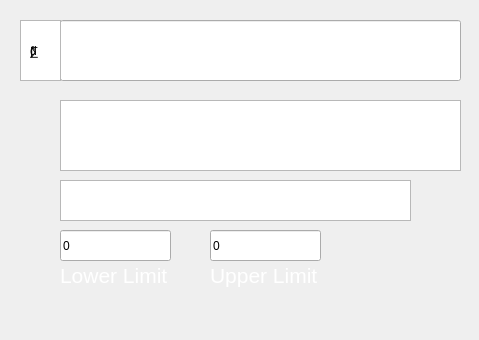
<?xml version="1.0" encoding="UTF-8"?>
<ui version="4.0">
 <class>MainWindow</class>
 <widget class="QMainWindow" name="MainWindow">
  <property name="geometry">
   <rect>
    <x>0</x>
    <y>0</y>
    <width>479</width>
    <height>340</height>
   </rect>
  </property>
  <property name="maximumSize">
   <size>
    <width>479</width>
    <height>513</height>
   </size>
  </property>
  <property name="windowTitle">
   <string>MainWindow</string>
  </property>
  <property name="styleSheet">
   <string notr="true"/>
  </property>
  <widget class="QWidget" name="centralwidget">
   <widget class="QLineEdit" name="expr1">
    <property name="geometry">
     <rect>
      <x>60</x>
      <y>20</y>
      <width>401</width>
      <height>61</height>
     </rect>
    </property>
    <property name="font">
     <font>
      <family>Courier New</family>
      <pointsize>26</pointsize>
      <weight>75</weight>
      <italic>false</italic>
      <bold>true</bold>
     </font>
    </property>
    <property name="styleSheet">
     <string notr="true"/>
    </property>
    <property name="inputMethodHints">
     <set>Qt::ImhDigitsOnly|Qt::ImhLowercaseOnly|Qt::ImhUppercaseOnly</set>
    </property>
    <property name="text">
     <string/>
    </property>
   </widget>
   <widget class="QLabel" name="label">
    <property name="geometry">
     <rect>
      <x>-260</x>
      <y>-200</y>
      <width>851</width>
      <height>781</height>
     </rect>
    </property>
    <property name="styleSheet">
     <string notr="true">background-image: url(bg1.jpg);</string>
    </property>
    <property name="text">
     <string/>
    </property>
   </widget>
   <widget class="QTextBrowser" name="resp">
    <property name="geometry">
     <rect>
      <x>60</x>
      <y>100</y>
      <width>401</width>
      <height>71</height>
     </rect>
    </property>
    <property name="font">
     <font>
      <family>Tw Cen MT</family>
      <pointsize>36</pointsize>
      <weight>50</weight>
      <bold>false</bold>
     </font>
    </property>
    <property name="styleSheet">
     <string notr="true"/>
    </property>
    <property name="html">
     <string>&lt;!DOCTYPE HTML PUBLIC &quot;-//W3C//DTD HTML 4.0//EN&quot; &quot;http://www.w3.org/TR/REC-html40/strict.dtd&quot;&gt;
&lt;html&gt;&lt;head&gt;&lt;meta name=&quot;qrichtext&quot; content=&quot;1&quot; /&gt;&lt;style type=&quot;text/css&quot;&gt;
p, li { white-space: pre-wrap; }
&lt;/style&gt;&lt;/head&gt;&lt;body style=&quot; font-family:'Tw Cen MT'; font-size:36pt; font-weight:400; font-style:normal;&quot;&gt;
&lt;p style=&quot;-qt-paragraph-type:empty; margin-top:0px; margin-bottom:0px; margin-left:0px; margin-right:0px; -qt-block-indent:0; text-indent:0px; font-family:'MS Shell Dlg 2'; font-size:8.25pt;&quot;&gt;&lt;br /&gt;&lt;/p&gt;&lt;/body&gt;&lt;/html&gt;</string>
    </property>
   </widget>
   <widget class="QLabel" name="integSym">
    <property name="geometry">
     <rect>
      <x>30</x>
      <y>20</y>
      <width>47</width>
      <height>61</height>
     </rect>
    </property>
    <property name="styleSheet">
     <string notr="true">font: 33pt &quot;Arial Rounded MT Bold&quot;;</string>
    </property>
    <property name="text">
     <string>∫</string>
    </property>
   </widget>
   <widget class="QTextBrowser" name="blank">
    <property name="geometry">
     <rect>
      <x>20</x>
      <y>20</y>
      <width>41</width>
      <height>61</height>
     </rect>
    </property>
    <property name="html">
     <string>&lt;!DOCTYPE HTML PUBLIC &quot;-//W3C//DTD HTML 4.0//EN&quot; &quot;http://www.w3.org/TR/REC-html40/strict.dtd&quot;&gt;
&lt;html&gt;&lt;head&gt;&lt;meta name=&quot;qrichtext&quot; content=&quot;1&quot; /&gt;&lt;style type=&quot;text/css&quot;&gt;
p, li { white-space: pre-wrap; }
&lt;/style&gt;&lt;/head&gt;&lt;body style=&quot; font-family:'MS Shell Dlg 2'; font-size:8.25pt; font-weight:400; font-style:normal;&quot;&gt;
&lt;p style=&quot;-qt-paragraph-type:empty; margin-top:0px; margin-bottom:0px; margin-left:0px; margin-right:0px; -qt-block-indent:0; text-indent:0px;&quot;&gt;&lt;br /&gt;&lt;/p&gt;&lt;/body&gt;&lt;/html&gt;</string>
    </property>
   </widget>
   <widget class="QLabel" name="diffSym">
    <property name="geometry">
     <rect>
      <x>30</x>
      <y>20</y>
      <width>47</width>
      <height>61</height>
     </rect>
    </property>
    <property name="styleSheet">
     <string notr="true">font: 33pt &quot;Arial Rounded MT Bold&quot;;</string>
    </property>
    <property name="text">
     <string>d</string>
    </property>
   </widget>
   <widget class="QLabel" name="sumSym">
    <property name="geometry">
     <rect>
      <x>30</x>
      <y>20</y>
      <width>31</width>
      <height>61</height>
     </rect>
    </property>
    <property name="styleSheet">
     <string notr="true">font: 30pt &quot;Arial Rounded MT Bold&quot;;</string>
    </property>
    <property name="text">
     <string>∑</string>
    </property>
   </widget>
   <widget class="QLabel" name="lower_lim">
    <property name="geometry">
     <rect>
      <x>60</x>
      <y>250</y>
      <width>111</width>
      <height>51</height>
     </rect>
    </property>
    <property name="whatsThis">
     <string>&lt;html&gt;&lt;head/&gt;&lt;body&gt;&lt;p&gt;&lt;br/&gt;&lt;/p&gt;&lt;/body&gt;&lt;/html&gt;</string>
    </property>
    <property name="text">
     <string>&lt;html&gt;&lt;head/&gt;&lt;body&gt;&lt;p&gt;&lt;span style=&quot; font-size:16pt; color:#ffffff;&quot;&gt;Lower Limit&lt;/span&gt;&lt;/p&gt;&lt;/body&gt;&lt;/html&gt;</string>
    </property>
   </widget>
   <widget class="QLabel" name="upper_lim">
    <property name="geometry">
     <rect>
      <x>210</x>
      <y>250</y>
      <width>111</width>
      <height>51</height>
     </rect>
    </property>
    <property name="whatsThis">
     <string>&lt;html&gt;&lt;head/&gt;&lt;body&gt;&lt;p&gt;&lt;br/&gt;&lt;/p&gt;&lt;/body&gt;&lt;/html&gt;</string>
    </property>
    <property name="text">
     <string>&lt;html&gt;&lt;head/&gt;&lt;body&gt;&lt;p&gt;&lt;span style=&quot; font-size:16pt; color:#ffffff;&quot;&gt;Upper Limit&lt;/span&gt;&lt;/p&gt;&lt;/body&gt;&lt;/html&gt;</string>
    </property>
   </widget>
   <widget class="QLineEdit" name="lwrLim">
    <property name="geometry">
     <rect>
      <x>60</x>
      <y>230</y>
      <width>111</width>
      <height>31</height>
     </rect>
    </property>
    <property name="styleSheet">
     <string notr="true">font: 16pt &quot;MS Shell Dlg 2&quot;;</string>
    </property>
    <property name="text">
     <string>0</string>
    </property>
   </widget>
   <widget class="QLineEdit" name="uprLim">
    <property name="geometry">
     <rect>
      <x>210</x>
      <y>230</y>
      <width>111</width>
      <height>31</height>
     </rect>
    </property>
    <property name="styleSheet">
     <string notr="true">font: 16pt &quot;MS Shell Dlg 2&quot;;</string>
    </property>
    <property name="text">
     <string>0</string>
    </property>
   </widget>
   <widget class="QTextBrowser" name="floatResp">
    <property name="geometry">
     <rect>
      <x>60</x>
      <y>180</y>
      <width>351</width>
      <height>41</height>
     </rect>
    </property>
    <property name="font">
     <font>
      <family>Consolas</family>
      <pointsize>16</pointsize>
      <weight>75</weight>
      <bold>true</bold>
     </font>
    </property>
   </widget>
   <zorder>label</zorder>
   <zorder>expr1</zorder>
   <zorder>resp</zorder>
   <zorder>blank</zorder>
   <zorder>integSym</zorder>
   <zorder>diffSym</zorder>
   <zorder>sumSym</zorder>
   <zorder>lower_lim</zorder>
   <zorder>upper_lim</zorder>
   <zorder>lwrLim</zorder>
   <zorder>uprLim</zorder>
   <zorder>floatResp</zorder>
  </widget>
  <action name="actionBasic">
   <property name="text">
    <string>Basic</string>
   </property>
  </action>
  <action name="actionScientific">
   <property name="text">
    <string>Scientific</string>
   </property>
  </action>
  <action name="actionDifferenciate">
   <property name="text">
    <string>Differenciate</string>
   </property>
  </action>
  <action name="actionIntegrate">
   <property name="text">
    <string>Integrate</string>
   </property>
  </action>
  <action name="actionVector_Operations">
   <property name="text">
    <string>Vector Operations</string>
   </property>
  </action>
  <action name="actionIntegration">
   <property name="text">
    <string>Integration</string>
   </property>
  </action>
  <action name="actionDifferentiation">
   <property name="text">
    <string>Differentiation</string>
   </property>
  </action>
 </widget>
 <resources/>
 <connections/>
</ui>
